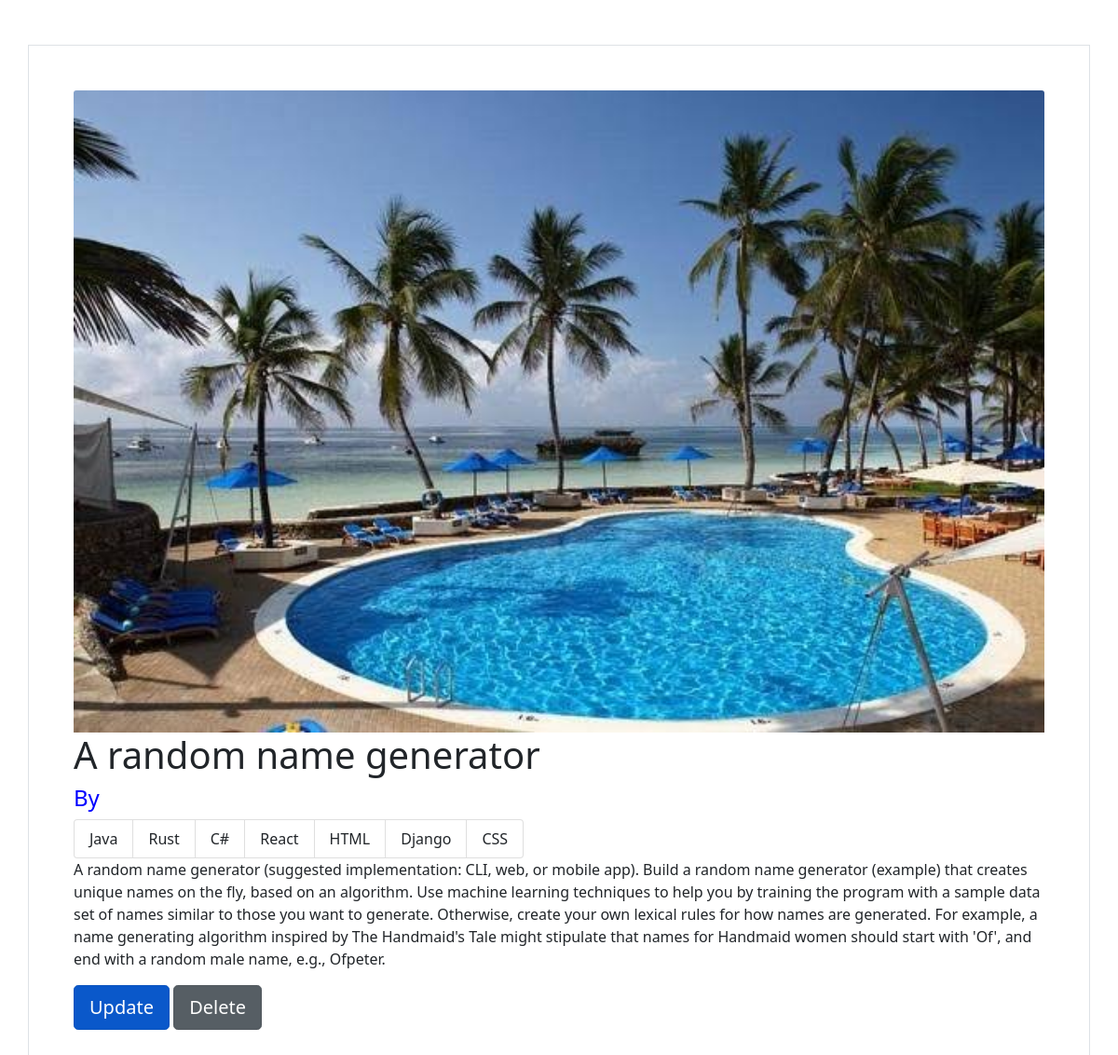
Page /project/2206a7ff-0571-4a7d-83be-00c248ca5ca9/ on the committed database.
### project/models.py (models this page shows, shortened)
class Project(models.Model):
    id = models.UUIDField(default=uuid.uuid4, editable=False, null=False, blank=False, primary_key=True)
    title = models.CharField(null=False, blank=False, max_length=200)
    description = models.TextField(null=True, blank=True)
    owner = models.ForeignKey(Profile, on_delete=models.CASCADE, null=True, blank=True)
    featured_image = models.ImageField(null=True, blank=True, default='Design.JPG', upload_to='static/images/')
    demo_link = models.CharField(null=True, blank=True, max_length=200)
    source_code = models.CharField(null=True, blank=True, max_length=200)
    created = models.DateTimeField(auto_now_add=True)
    tags = models.ManyToManyField('Tag', blank=True)

class Tag(models.Model):
    id = models.UUIDField(default=uuid.uuid4, editable=False, null=False, blank=False, primary_key=True)
    name = models.CharField(max_length=200, blank=True, null=True)

### project/views.py (the view)
# urls.py: path('', include('project.urls')),
def project(request, pk):
    project = Project.objects.get(id=pk)
    tags = project.tags.all()
    context = {"project":project, 'tags':tags}
    return render(request, 'project/project.html', context)

### project/templates/project/project.html (shortened to what this page needs)
<!DOCTYPE html>
{% load static %}
<html lang="en">
  <head>
    <link
      href="https://cdn.jsdelivr.net/npm/bootstrap@5.1.3/dist/css/bootstrap.min.css"
      rel="stylesheet"
    />
  </head>
  <body>
    <div class="container p-5 my-5 border">
      {% if project.featured_image %}
      <img src="{{project.featured_image.url}}" class="card-img-top" alt="" />
      {% else %}
      <img src="{% static 'images/b.jpeg' %}" class="card-img-top" alt="" />
      {% endif %}
      <h1>{{project.title}}</h1>
      <h4 style="color: blue">By {{project.owner.name}}</h4>
      <ul class="list-group list-group-horizontal">
        {% for tag in tags %}
        <li class="list-group-item">{{tag.name}}</li>
        {% endfor %}
      </ul>
      <p>{{project.description}}</p>
      <a
        href="{% url 'update-project' project.id %}"
        class="btn btn-primary btn-lg active"
        role="button"
        aria-pressed="true"
        >Update</a
      >
      <a
        href="{% url 'delete-project' project.id %}"
        class="btn btn-secondary btn-lg active"
        role="button"
        aria-pressed="true"
        >Delete</a
      >
    </div>
  </body>
</html>

### rows in the picture
Project: title "A random name generator", description "A random name generator (suggested implementation: CLI, web, or mobile app). Build a random name generator (example) that creates unique names on the fly, based on an algorithm. Use machine learning techniques to help you by training the program with a sample data set of names similar to those you want to generate. Otherwise, create your own lexical rules for how names are generated. For example, a name generating algorithm inspired by The Handmaid's Tale might stipulate that names for Handmaid women should start with 'Of', and end with a random male name, e.g., Ofpeter."
Tag: name "Java"
Tag: name "Rust"
Tag: name "C#"
Tag: name "React"
Tag: name "HTML"
Tag: name "Django"
Tag: name "CSS"
